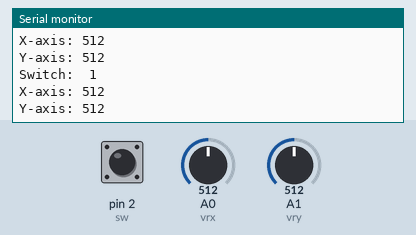
This sketch was run on a simulated Arduino Uno, built with avr-gcc and run on an emulated ATmega328P. Shown: the last lines printed to the serial monitor. The test bench sets the inputs (shaded band); at power-on: A0 (vrx) = 512, A1 (vry) = 512, pin 2 (sw) HIGH. No radio packets arrive unless stated.

Above: at 1.4 s.
1.5 s: A0 (vrx) set to 710
At 2.5 s:
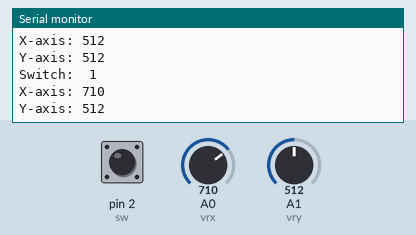
3.0 s: A1 (vry) set to 710
At 3.9 s:
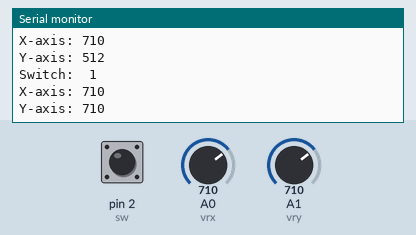
4.5 s: pin 2 (sw) pulled LOW for 0.8 s
6.8 s: A0 (vrx) set to 716
At 7.8 s:
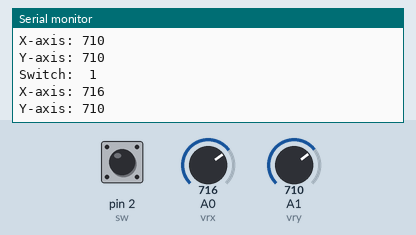
8.3 s: A1 (vry) set to 716
At 9.1 s:
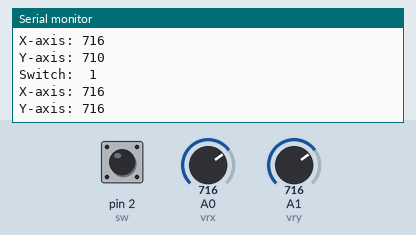
Timing chart, 0 to 10.8 s (numbered marks = the images above; inputs shaded):
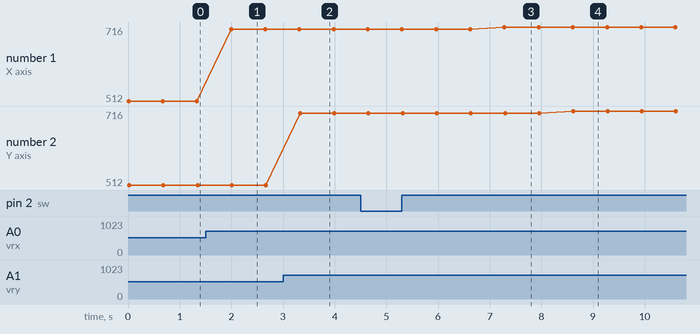

Measured:
- after the input at 1.5 s, the serial monitor: prints a new line after 0.50 s (image 1)
- after the input at 3.0 s, the serial monitor: prints a new line after 0.33 s (image 2)
- after the input at 6.8 s, the serial monitor: prints a new line after 0.49 s (image 3)
- after the input at 8.3 s, the serial monitor: prints a new line after 0.32 s (image 4)
- plotted number 1: 512 → 710 after the input at 1.5 s, 710 → 716 after the input at 6.8 s

The sketch:

TransmitterRemoteControlCode.ino
```cpp
#include <RH_ASK.h>
#include <SPI.h>
const int vrx = 0;
const int vry = 1;
const int sw = 2;
RH_ASK driver;
void setup() {
  pinMode(sw, INPUT);
  digitalWrite(sw, HIGH);
  Serial.begin(9600);
  if (!driver.init())
    Serial.println("init failed");
}
void loop() {
  int xValue = analogRead(vrx);
  int yValue = analogRead(vry);
  Serial.print("Switch:  ");
  Serial.print(digitalRead(sw));
  Serial.print("\n");
  Serial.print("X-axis: ");
  Serial.print(xValue);
  Serial.print("\n");
  Serial.print("Y-axis: ");
  Serial.println(yValue);
  Serial.print("\n\n");
  delay(500);
  const char *msg;
  if (xValue < 300) {
    msg = "1";
  } else if (xValue > 700) {
    msg = "2";
  } else if (yValue < 300) {
    msg = "3";
  } else if (yValue > 700) {
    msg = "4";
  } else {
    msg = "5";
  }

  driver.send((uint8_t *)msg, strlen(msg));
  driver.waitPacketSent();
  delay(100);
}
```
